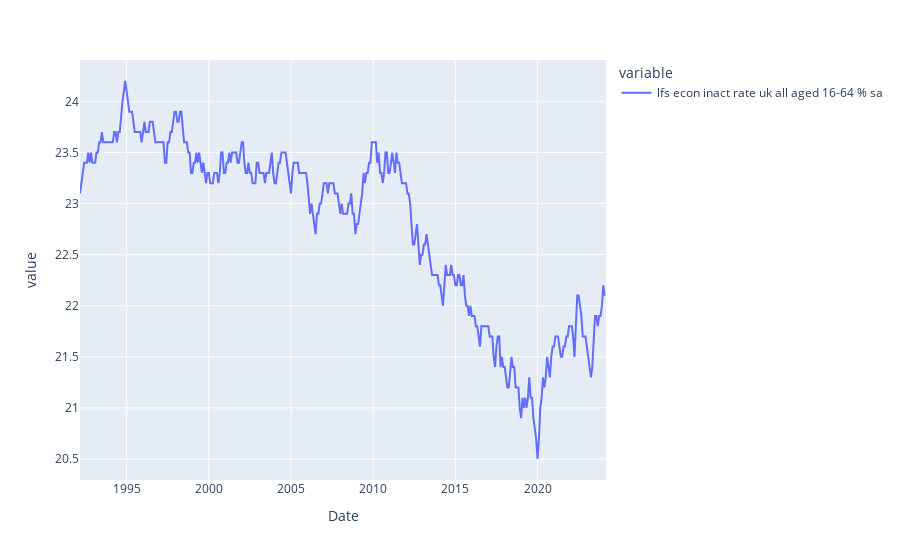

This figure's notebook cell:
### Code cell
lfs_df[['lfs econ inact rate uk all aged 16-64 % sa']].plot()

### Figure 1 — Plotly figure (JSON) as saved in the notebook; plotly's stock layout.template omitted (floating-point values rounded to 4 significant figures; data arrays with more than 128 entries replaced by an {"elided": "..."} marker saying what was removed)
{"data": [{"hovertemplate": "variable=lfs econ inact rate uk all aged 16-64 % sa<br>Date=%{x}<br>value=%{y}<extra></extra>", "legendgroup": "lfs econ inact rate uk all aged 16-64 % sa", "line": {"color": "#636efa", "dash": "solid"}, "marker": {"symbol": "circle"}, "mode": "lines", "name": "lfs econ inact rate uk all aged 16-64 % sa", "orientation": "v", "showlegend": true, "type": "scatter", "x": {"elided": "385 str values"}, "xaxis": "x", "y": {"elided": "385 float values"}, "yaxis": "y"}], "layout": {"legend": {"title": {"text": "variable"}, "tracegroupgap": 0}, "margin": {"t": 60}, "xaxis": {"anchor": "y", "domain": [0, 1], "title": {"text": "Date"}}, "yaxis": {"anchor": "x", "domain": [0, 1], "title": {"text": "value"}}}}
